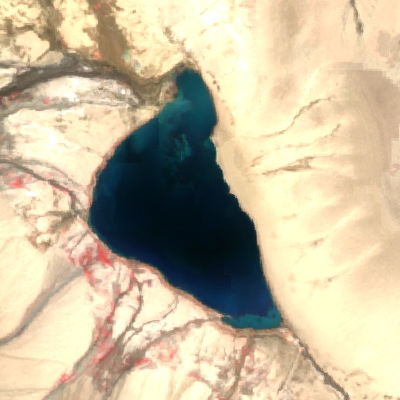
#> input picture images/image_102.png, 400 x 400 px
$ python -i datasetgeneration.py   (imports and definitions only)
#> lines starting #> are read from the running program, lines starting #| are printed output that depends on the picture
#> further down, picture is the input picture: shape (400, 400, 3); mean B, G, R 157.1, 185.2, 198
import cv2
import os
import numpy as np

def generateAdditionalImages(image):
    rotatedRight = cv2.rotate(image, cv2.ROTATE_90_CLOCKWISE)
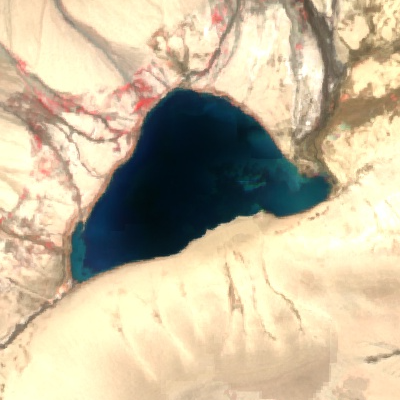
#> rotatedRight: shape (400, 400, 3); mean B, G, R 157.1, 185.2, 198
    flippedHorizontal = cv2.flip(image, 1)
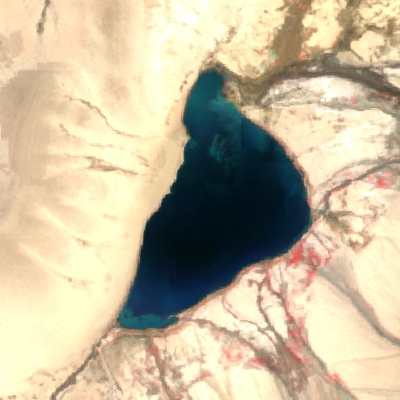
#> flippedHorizontal: shape (400, 400, 3); mean B, G, R 157.1, 185.2, 198
    rotateLeft = cv2.rotate(image, cv2.ROTATE_90_COUNTERCLOCKWISE)
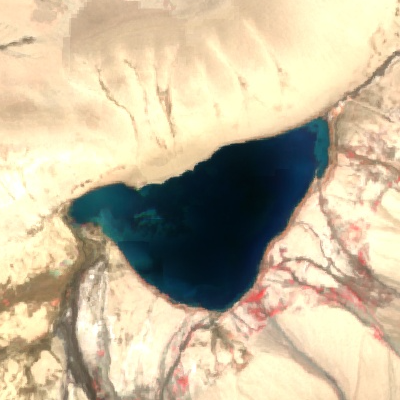
#> rotateLeft: shape (400, 400, 3); mean B, G, R 157.1, 185.2, 198
    rows, cols, _ = image.shape
#> rows = 400; cols = 400
    distortionMatrix = np.float32([[1, 0.2, 0], [0.2, 1, 0]])
    distoredImage = cv2.warpAffine(image, distortionMatrix, (cols, rows))
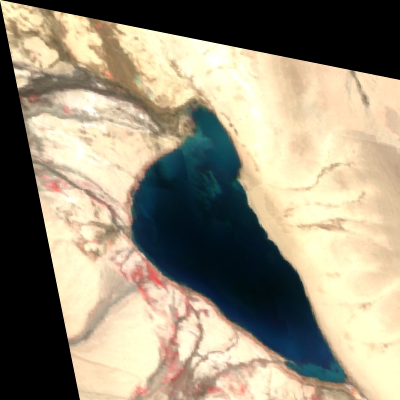
#> distoredImage: shape (400, 400, 3); mean B, G, R 122.3, 143.4, 152.4

    return rotatedRight, flippedHorizontal, rotateLeft, distoredImage

imagePath = "./images"
maskPath = "./masks"

imageFiles = os.listdir(imagePath)
# [1 line that did not run here, left out]

filesNumber = len(imageFiles)

# [21 lines not run here, left out]

>>> import cv2
>>> picture = cv2.imread('images/image_102.png')
>>> result = generateAdditionalImages(picture)

$ run again, on images/image_124.png
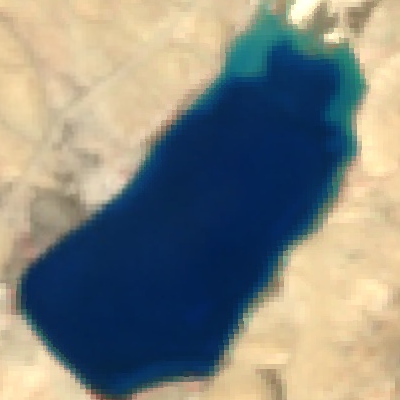
#> input picture images/image_124.png, 400 x 400 px
#> picture is the input picture: shape (400, 400, 3); mean B, G, R 127.4, 133.1, 130.1
#> in generateAdditionalImages, `rotateLeft = cv2.rotate(image, cv2.ROTATE_90_COUNTERCLOCKWISE)`:
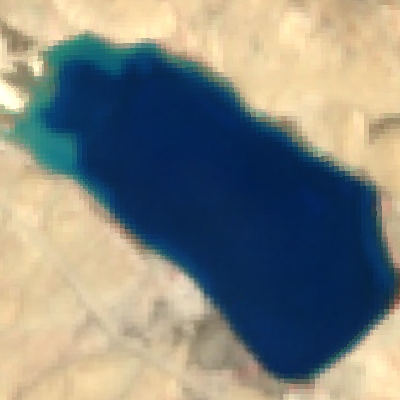
#> rotateLeft: shape (400, 400, 3); mean B, G, R 127.4, 133.1, 130.1
#> in generateAdditionalImages, `distoredImage = cv2.warpAffine(image, distortionMatrix, (cols, rows))`:
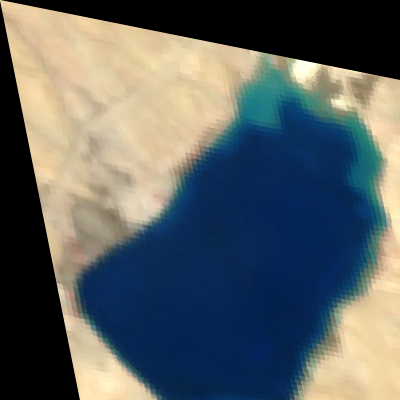
#> distoredImage: shape (400, 400, 3); mean B, G, R 98.3, 97.9, 91.4

$ run again, on images/image_127.png
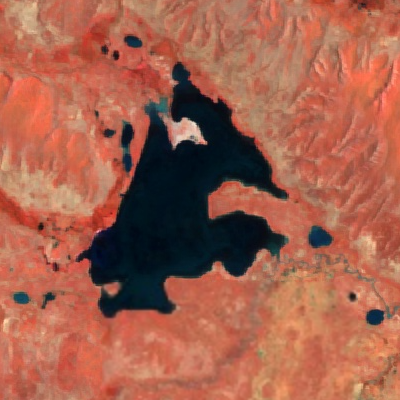
#> input picture images/image_127.png, 400 x 400 px
#> picture is the input picture: shape (400, 400, 3); mean B, G, R 77.2, 96.5, 163.2
#> in generateAdditionalImages, `rotateLeft = cv2.rotate(image, cv2.ROTATE_90_COUNTERCLOCKWISE)`:
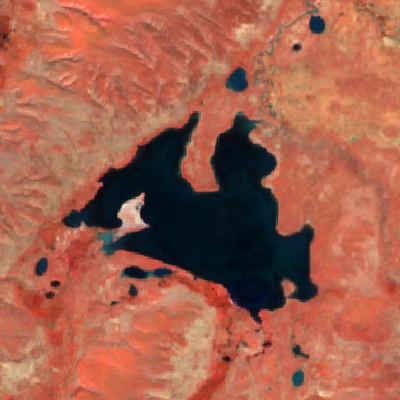
#> rotateLeft: shape (400, 400, 3); mean B, G, R 77.2, 96.5, 163.2
#> in generateAdditionalImages, `distoredImage = cv2.warpAffine(image, distortionMatrix, (cols, rows))`:
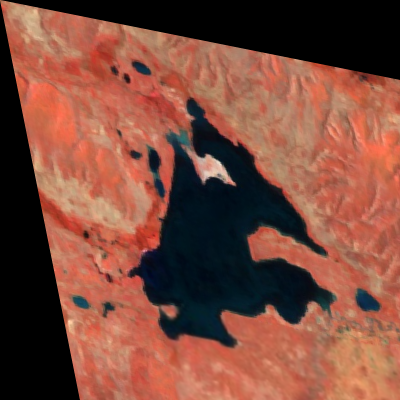
#> distoredImage: shape (400, 400, 3); mean B, G, R 60.4, 74.5, 125.5

$ run again, on images/image_129.png
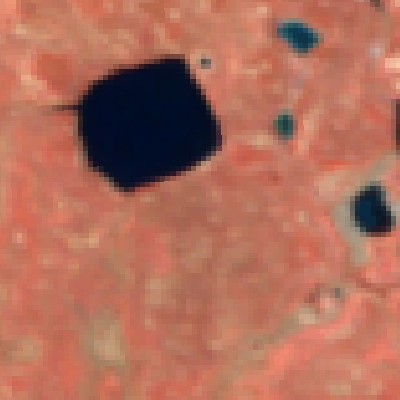
#> input picture images/image_129.png, 400 x 400 px
#> picture is the input picture: shape (400, 400, 3); mean B, G, R 91.4, 109.2, 174.9
#> in generateAdditionalImages, `rotateLeft = cv2.rotate(image, cv2.ROTATE_90_COUNTERCLOCKWISE)`:
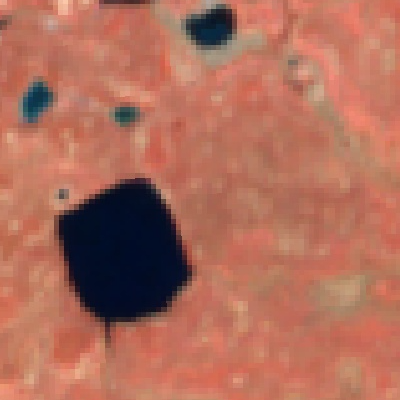
#> rotateLeft: shape (400, 400, 3); mean B, G, R 91.4, 109.2, 174.9
#> in generateAdditionalImages, `distoredImage = cv2.warpAffine(image, distortionMatrix, (cols, rows))`:
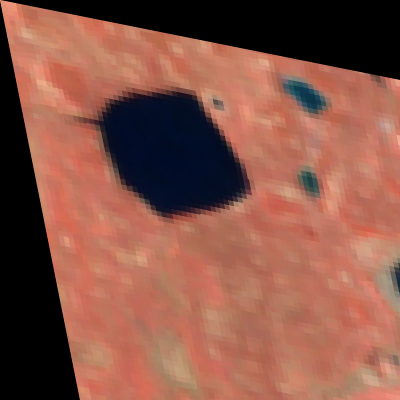
#> distoredImage: shape (400, 400, 3); mean B, G, R 71.8, 85.7, 137.4
